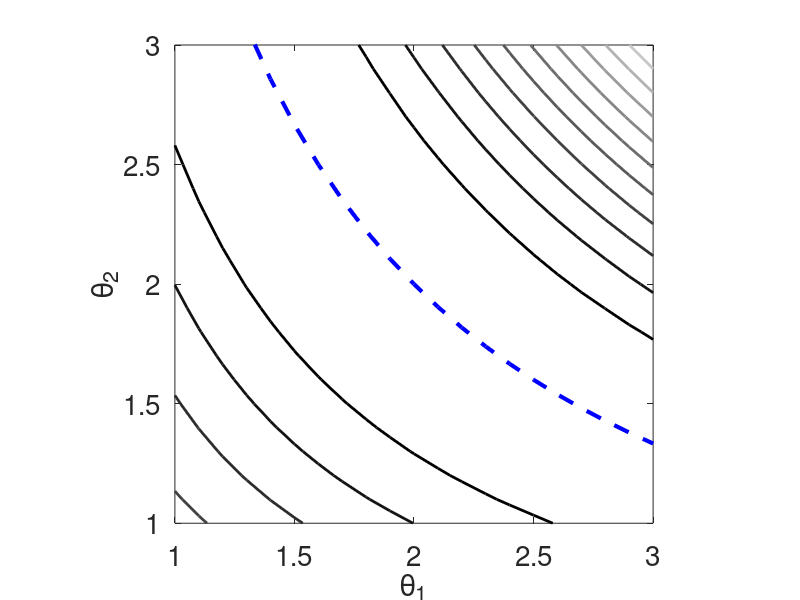
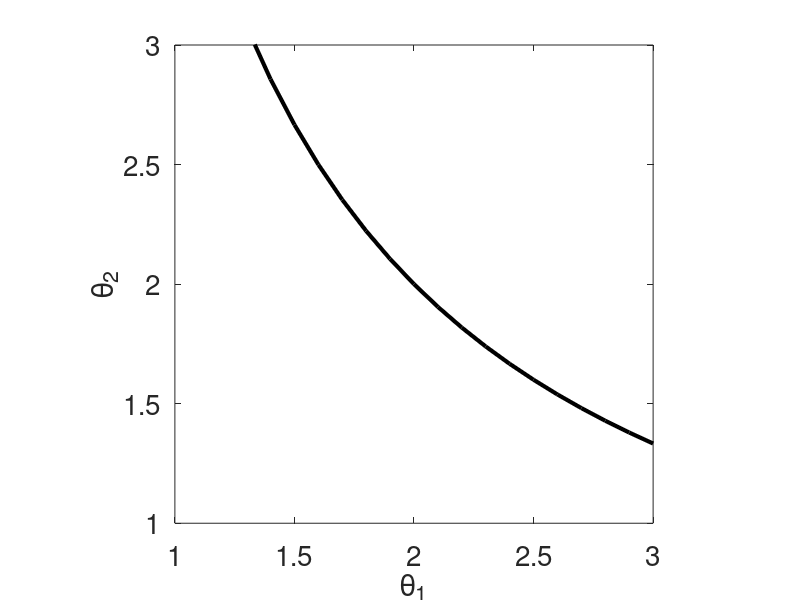

The MATLAB source for these figures, in order:
%
%   Plot the liklihood contours and manifold h(\theta_{sub}) = 4 - \theta-1 \theta_2 = 0 
%   for the structurally nonidentifiable parameters in Example 2.6.
%
% ORIGINALLY WRITTEN BY R. SMITH

  clear all
  close all

%

  dt1 = 0.1;
  dt2 = 0.1;

  theta1 = 1:dt1:3;
  theta2 = 1:dt2:3;
  nt1 = length(theta1);
  nt2 = length(theta2);
  theta1_val = 2;
  theta2_val = 2;
  [Theta1,Theta2] = meshgrid(theta1',theta2'); 
  T1 = 1:dt1:4;
  T1 = 1:dt1:3;

%  t = 0:1:10;
  t = 0:.1:1;
  nt = length(t);
  sigma = 0.1;
  sigma2 = sigma^2;
  ve = sigma*randn(1,nt);

  A = theta1'*theta2;

  ss1 = zeros(size(A));
  for j = 1:nt
    y = ones(nt1,nt2)*(theta1_val*theta2_val*t(j) + ve(j));
    ss1 = ss1 + (y - A*t(j)).^2; 
  end
  likelihood = exp(-(1/2*sigma2)*ss1);

  T2 = theta1_val*theta2_val./T1;

%
%  Plot contours 
%

  c = gray;
%  c = c(1:40,:);
  c = c(1:50,:);
  c = flipud(c);
  figure(1)
  contour(Theta1,Theta2,likelihood,10,'linewidth',2)  
  %colormap(winter)
  colormap(c);
  axis('equal') 
  axis([1 3 1 3])
  hold on
  plot(T1,T2,'--b','linewidth',3)
  hold off
  set(gca,'Fontsize',[20]);
  xlabel('\theta_1')
  ylabel('\theta_2')

  figure(2)
  plot(T1,T2,'-k','linewidth',3)
  axis('equal')
  axis([1 3 1 3])
  set(gca,'Fontsize',[20]);
  xlabel('\theta_1')
  ylabel('\theta_2')